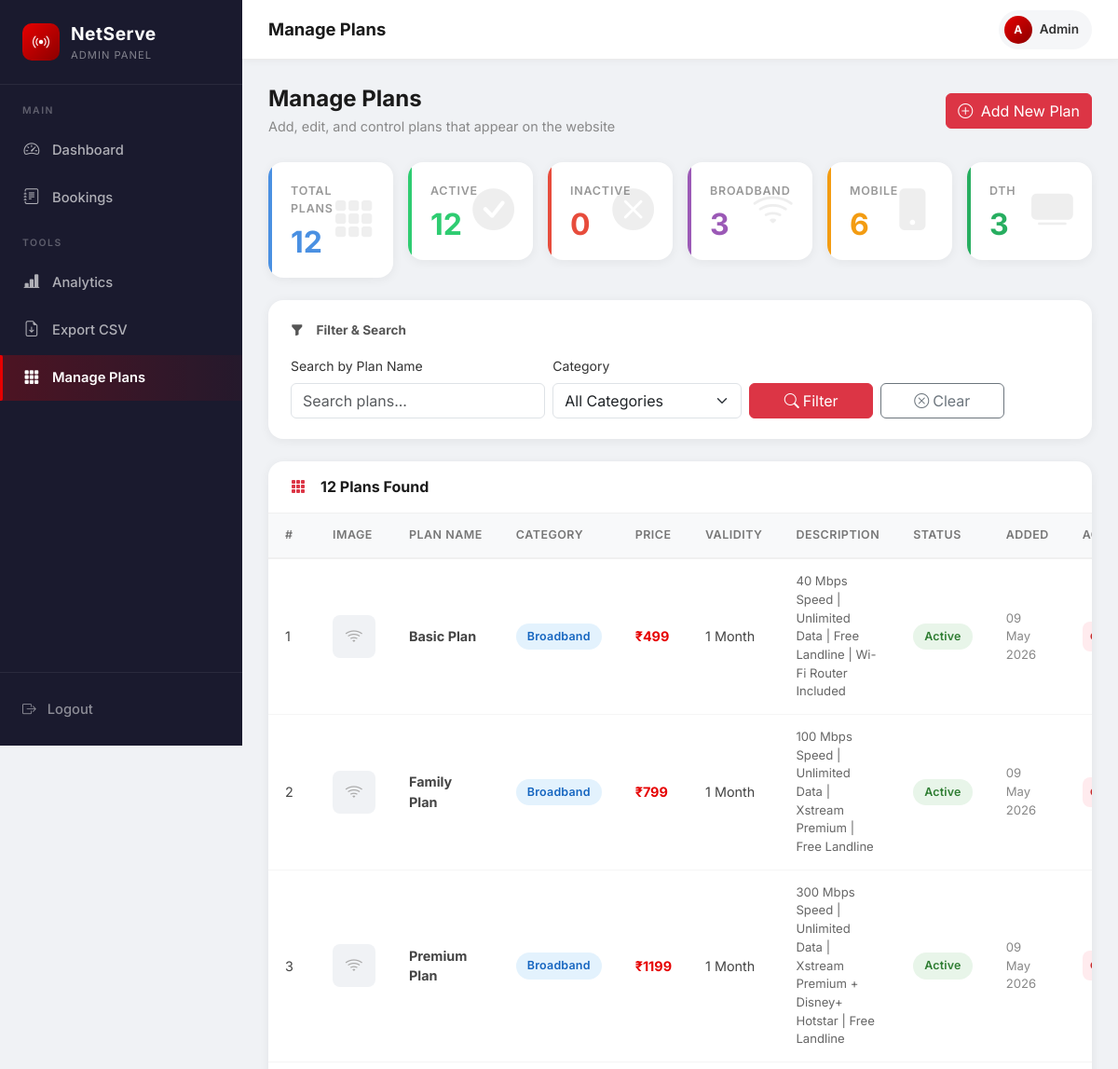
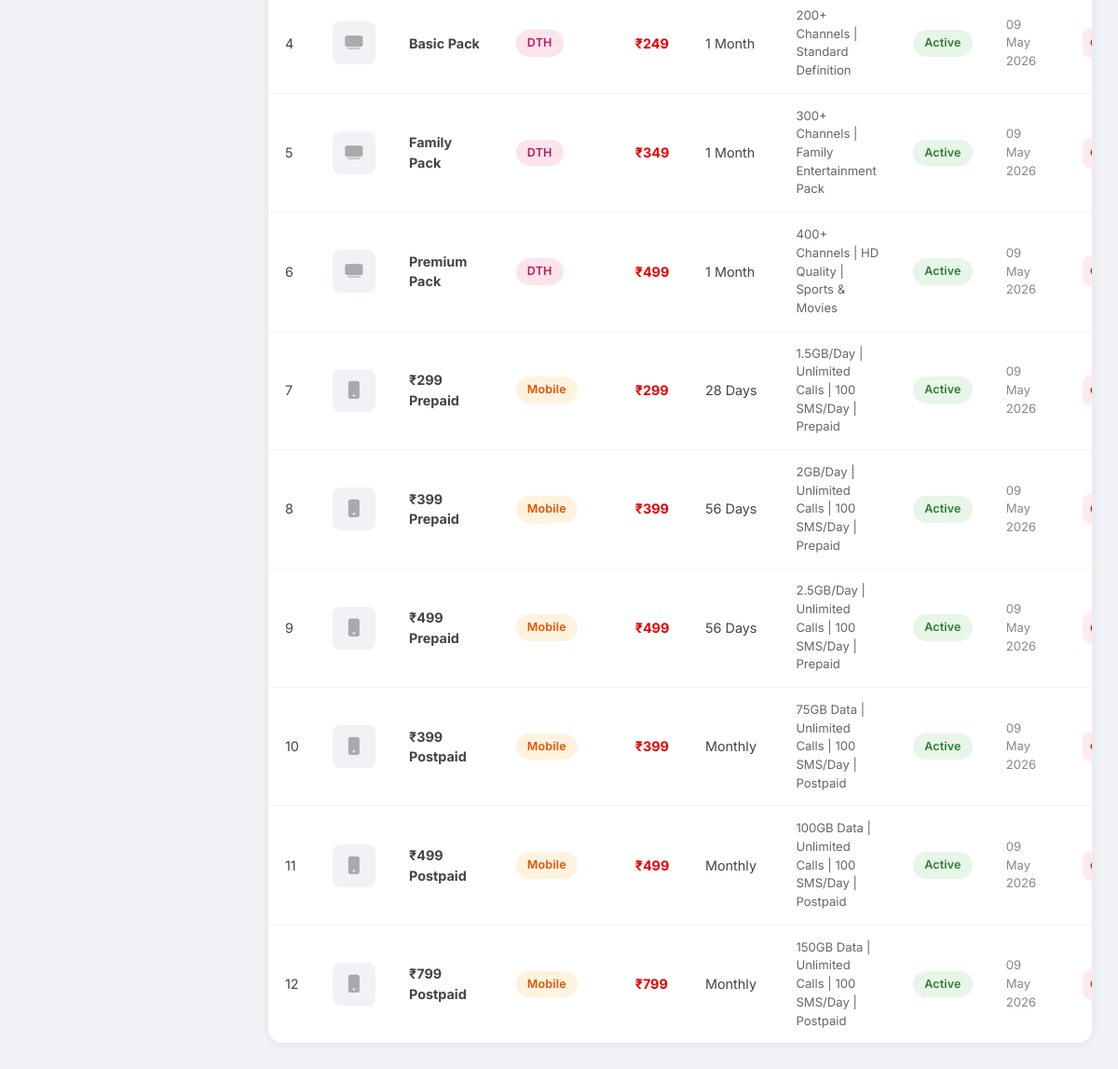
/manage-plans.php, run on the app's committed database (2 pictures, top to bottom).
### tables this page shows
CREATE TABLE IF NOT EXISTS `plans` (
    `id`          INT AUTO_INCREMENT PRIMARY KEY,
    `plan_name`   VARCHAR(150) NOT NULL,
    `category`    VARCHAR(50)  NOT NULL COMMENT 'Broadband | Mobile | DTH',
    `price`       VARCHAR(20)  NOT NULL,
    `description` TEXT         NULL,
    `validity`    VARCHAR(100) NULL,
    `status`      VARCHAR(20)  NOT NULL DEFAULT 'Active',
    `image`       VARCHAR(255) NULL,
    `created_at`  DATETIME     NOT NULL DEFAULT CURRENT_TIMESTAMP
);

### manage-plans.php (the view, shortened to what this page needs)
<?php
include 'db.php';
$pageTitle  = 'Manage Plans';
$activePage = 'plans';
$search    = trim($_GET['search']   ?? '');
$params = [];
$types  = '';
$sql = 'SELECT * FROM plans';
$sql .= ' ORDER BY category, created_at DESC';
if ($params) {
    $stmt = $conn->prepare($sql);
    $stmt->bind_param($types, ...$params);
    $stmt->execute();
    $plans = $stmt->get_result()->fetch_all(MYSQLI_ASSOC);
} else {
    $plans = $conn->query($sql)->fetch_all(MYSQLI_ASSOC);
}
$total    = $conn->query("SELECT COUNT(*) c FROM plans")->fetch_assoc()['c'];
$active   = $conn->query("SELECT COUNT(*) c FROM plans WHERE status='Active'")->fetch_assoc()['c'];
$inactive = $conn->query("SELECT COUNT(*) c FROM plans WHERE status='Inactive'")->fetch_assoc()['c'];
$bb       = $conn->query("SELECT COUNT(*) c FROM plans WHERE category='Broadband'")->fetch_assoc()['c'];
$mob      = $conn->query("SELECT COUNT(*) c FROM plans WHERE category='Mobile'")->fetch_assoc()['c'];
$dth      = $conn->query("SELECT COUNT(*) c FROM plans WHERE category='DTH'")->fetch_assoc()['c'];
include 'includes/sidebar.php';
?>
<div style="margin-bottom:28px;display:flex;align-items:center;justify-content:space-between;flex-wrap:wrap;gap:12px;">
    <div>
        <h4 style="margin:0;font-weight:700;color:#1a1a1a;">Manage Plans</h4>
        <p style="margin:4px 0 0;color:#888;font-size:.9rem;">Add, edit, and control plans that appear on the website</p>
    </div>
    <button class="btn btn-danger" id="showAddForm" onclick="document.getElementById('addFormCard').style.display='block';this.style.display='none';window.scrollTo({top:0,behavior:'smooth'})">
        <i class="bi bi-plus-circle me-1"></i> Add New Plan
    </button>
</div>
<div class="row g-3 mb-4">
    <?php
    $stats = [
        ['label'=>'Total Plans',   'val'=>$total,    'cls'=>'sc-blue',   'icon'=>'bi-grid-3x3-gap-fill'],
        ['label'=>'Active',        'val'=>$active,   'cls'=>'sc-green',  'icon'=>'bi-check-circle-fill'],
        ['label'=>'Inactive',      'val'=>$inactive, 'cls'=>'sc-red',    'icon'=>'bi-x-circle-fill'],
        ['label'=>'Broadband',     'val'=>$bb,       'cls'=>'sc-purple', 'icon'=>'bi-wifi'],
        ['label'=>'Mobile',        'val'=>$mob,      'cls'=>'sc-orange', 'icon'=>'bi-phone-fill'],
        ['label'=>'DTH',           'val'=>$dth,      'cls'=>'sc-teal',   'icon'=>'bi-tv-fill'],
    ];
    foreach ($stats as $s): ?>
    <div class="col-6 col-md-4 col-lg-2">
        <div class="ns-stat-card <?= $s['cls'] ?>">
            <div class="ns-stat-label"><?= $s['label'] ?></div>
            <div class="ns-stat-value"><?= $s['val'] ?></div>
            <i class="bi <?= $s['icon'] ?> ns-stat-icon"></i>
        </div>
    </div>
    <?php endforeach; ?>
</div>
<div class="ns-filter-card">
    <div class="ns-filter-title"><i class="bi bi-funnel-fill me-2"></i>Filter & Search</div>
    <form method="GET" class="row g-2 align-items-end">
        <div class="col-md-4">
            <label class="form-label fw-600 small">Search by Plan Name</label>
            <input type="text" class="form-control" name="search" value="<?= htmlspecialchars($search) ?>" placeholder="Search plans...">
        </div>
        <div class="col-md-3">
            <label class="form-label fw-600 small">Category</label>
            <select class="form-select" name="category">
                <option value="">All Categories</option>
            </select>
        </div>
        <div class="col-md-2">
            <button type="submit" class="btn btn-danger w-100"><i class="bi bi-search me-1"></i>Filter</button>
        </div>
        <div class="col-md-2">
            <a href="manage-plans.php" class="btn btn-outline-secondary w-100"><i class="bi bi-x-circle me-1"></i>Clear</a>
        </div>
    </form>
</div>
<div class="ns-table-card">
    <div class="ns-table-header">
        <h6 class="ns-table-title"><i class="bi bi-grid-3x3-gap-fill text-danger me-2"></i>
            <?= count($plans) ?> Plan<?= count($plans) !== 1 ? 's' : '' ?> Found
        </h6>
    </div>
    <div class="ns-table" style="overflow-x:auto;">
        <table class="table table-hover mb-0">
            <thead>
                <tr>
                    <th>#</th>
                    <th>Image</th>
                    <th>Plan Name</th>
                    <th>Category</th>
                    <th>Price</th>
                    <th>Validity</th>
                    <th>Description</th>
                    <th>Status</th>
                    <th>Added</th>
                    <th>Actions</th>
                </tr>
            </thead>
            <tbody>
            <?php if (empty($plans)): ?>
                <tr>
                    <td colspan="10">
                        <div class="ns-empty">
                            <i class="bi bi-inbox"></i>
                            <h5>No Plans Found</h5>
                            <p>Add your first plan using the "Add New Plan" button above.</p>
                        </div>
                    </td>
                </tr>
            <?php else: ?>
                <?php foreach ($plans as $i => $p): ?>
                <tr id="row-<?= $p['id'] ?>">
                    <td><?= $i + 1 ?></td>
                    <td>
                        <?php if ($p['image'] && file_exists(__DIR__ . '/' . $p['image'])): ?>
                            <img src="<?= htmlspecialchars($p['image']) ?>" alt="plan" style="width:46px;height:46px;object-fit:cover;border-radius:8px;">
                        <?php else: ?>
                            <div style="width:46px;height:46px;background:#f0f2f5;border-radius:8px;display:flex;align-items:center;justify-content:center;">
                                <?php
                                $catIcons = ['Broadband'=>'bi-wifi','Mobile'=>'bi-phone-fill','DTH'=>'bi-tv-fill'];
                                $icon = $catIcons[$p['category']] ?? 'bi-grid';
                                ?>
                                <i class="bi <?= $icon ?>" style="color:#aaa;font-size:1.2rem;"></i>
                            </div>
                        <?php endif; ?>
                    </td>
                    <td><strong><?= htmlspecialchars($p['plan_name']) ?></strong></td>
                    <td>
                        <?php
                        $catColors = ['Broadband'=>'nb-plan','Mobile'=>'nb-pending','DTH'=>'nb-paylater'];
                        $cc = $catColors[$p['category']] ?? 'nb-plan';
                        ?>
                        <span class="ns-badge <?= $cc ?>"><?= htmlspecialchars($p['category']) ?></span>
                    </td>
                    <td><strong style="color:#e60000;">₹<?= htmlspecialchars($p['price']) ?></strong></td>
                    <td><?= htmlspecialchars($p['validity'] ?: '—') ?></td>
                    <td style="max-width:220px;font-size:.82rem;color:#666;"><?= htmlspecialchars($p['description'] ?: '—') ?></td>
                    <td>
                        <span class="ns-badge <?= $p['status'] === 'Active' ? 'nb-approved' : 'nb-rejected' ?>" id="badge-<?= $p['id'] ?>">
                            <?= $p['status'] ?>
                        </span>
                    </td>
                    <td style="font-size:.82rem;color:#888;"><?= date('d M Y', strtotime($p['created_at'])) ?></td>
                    <td>
                        <div class="d-flex gap-1">
                            <button class="ns-action-btn <?= $p['status']==='Active' ? 'nab-reject' : 'nab-approve' ?>"
                                    id="toggleBtn-<?= $p['id'] ?>"
                                    title="<?= $p['status']==='Active' ? 'Deactivate' : 'Activate' ?>"
                                    onclick="togglePlan(<?= $p['id'] ?>)">
                            </button>
                        </div>
                    </td>
                </tr>
                <?php endforeach; ?>
            <?php endif; ?>
            </tbody>
        </table>
    </div>
</div>
<?php include 'includes/sidebar_end.php'; ?>

### includes/sidebar.php (shortened to what this page needs)
<?php
$activePage = $activePage ?? 'dashboard';
?>
<!DOCTYPE html>
<html lang="en">
<head>
    <link href="https://cdn.jsdelivr.net/npm/bootstrap@5.3.0/dist/css/bootstrap.min.css" rel="stylesheet">
    <link rel="stylesheet" href="https://cdn.jsdelivr.net/npm/bootstrap-icons@1.10.5/font/bootstrap-icons.css">
</head>
<body>
<aside class="ns-sidebar" id="nsSidebar">
    <a href="view-booking.php" class="ns-sidebar-brand text-decoration-none">
        <div class="ns-brand-icon">
            <i class="bi bi-broadcast"></i>
        </div>
        <div>
            <div class="ns-brand-text">NetServe</div>
            <div class="ns-brand-sub">Admin Panel</div>
        </div>
    </a>
    <nav class="ns-nav-section">
        <div class="ns-nav-label">Main</div>
        <a href="view-booking.php"
           class="ns-nav-link <?php echo $activePage === 'dashboard' ? 'active' : ''; ?>">
            <i class="bi bi-speedometer2"></i>
            Dashboard
        </a>
        <a href="view-booking.php"
           class="ns-nav-link <?php echo $activePage === 'bookings' ? 'active' : ''; ?>">
            <i class="bi bi-journal-text"></i>
            Bookings
        </a>
        <div class="ns-nav-label mt-3">Tools</div>
        <a href="analytics.php"
           class="ns-nav-link <?php echo $activePage === 'analytics' ? 'active' : ''; ?>">
            <i class="bi bi-bar-chart-line-fill"></i>
            Analytics
        </a>
        <a href="export-csv.php"
           class="ns-nav-link <?php echo $activePage === 'export' ? 'active' : ''; ?>">
            <i class="bi bi-file-earmark-arrow-down"></i>
            Export CSV
        </a>
        <a href="manage-plans.php"
           class="ns-nav-link <?php echo $activePage === 'plans' ? 'active' : ''; ?>">
            <i class="bi bi-grid-3x3-gap-fill"></i>
            Manage Plans
        </a>
    </nav>
    <div class="ns-sidebar-bottom">
        <a href="logout.php" class="ns-logout-link">
            <i class="bi bi-box-arrow-right"></i>
            Logout
        </a>
    </div>
</aside>
<div class="ns-main">
    <div class="ns-topbar">
        <div class="ns-topbar-left">
            <span class="ns-page-title"><?php echo $pageTitle ?? 'Dashboard'; ?></span>
        </div>
        <div class="ns-topbar-right">
            <div class="ns-admin-badge">
                <div class="ns-admin-avatar">A</div>
                <span class="ns-admin-name">Admin</span>
            </div>
        </div>
    </div>
    <div class="ns-content">

### includes/sidebar_end.php (shortened to what this page needs)
    </div>
</div>
</body>
</html>

### data on the page
plans: status "ACTIVE", id "12", plan_name "Premium Pack", category "DTH", price "499", validity "1 Month", description "400+ Channels | HD Quality | Sports & Movies", status "Active", created_at "09 May 2026"
plans: category "BROADBAND", id "3", plan_name "Premium Plan", category "Broadband", price "1199", validity "1 Month", description "300 Mbps Speed | Unlimited Data | Xstream Premium + Disney+ Hotstar | Free Landline", status "Active", created_at "09 May 2026"
plans: category "MOBILE", id "6", plan_name "₹499 Prepaid", category "Mobile", price "499", validity "56 Days", description "2.5GB/Day | Unlimited Calls | 100 SMS/Day | Prepaid", status "Active", created_at "09 May 2026"
plans: plan_name "Basic Plan", category "Broadband", price "499", validity "1 Month", description "40 Mbps Speed | Unlimited Data | Free Landline | Wi-Fi Router Included", status "Active", created_at "09 May 2026"
plans: plan_name "Family Plan", category "Broadband", price "799", validity "1 Month", description "100 Mbps Speed | Unlimited Data | Xstream Premium | Free Landline", status "Active", created_at "09 May 2026"
plans: plan_name "Basic Pack", category "DTH", price "249", validity "1 Month", description "200+ Channels | Standard Definition", status "Active", created_at "09 May 2026"
plans: plan_name "Family Pack", category "DTH", price "349", validity "1 Month", description "300+ Channels | Family Entertainment Pack", status "Active", created_at "09 May 2026"
plans: plan_name "₹299 Prepaid", category "Mobile", price "299", validity "28 Days", description "1.5GB/Day | Unlimited Calls | 100 SMS/Day | Prepaid", status "Active", created_at "09 May 2026"
plans: plan_name "₹399 Prepaid", category "Mobile", price "399", validity "56 Days", description "2GB/Day | Unlimited Calls | 100 SMS/Day | Prepaid", status "Active", created_at "09 May 2026"
plans: plan_name "₹399 Postpaid", category "Mobile", price "399", validity "Monthly", description "75GB Data | Unlimited Calls | 100 SMS/Day | Postpaid", status "Active", created_at "09 May 2026"
plans: plan_name "₹499 Postpaid", category "Mobile", price "499", validity "Monthly", description "100GB Data | Unlimited Calls | 100 SMS/Day | Postpaid", status "Active", created_at "09 May 2026"
plans: plan_name "₹799 Postpaid", category "Mobile", price "799", validity "Monthly", description "150GB Data | Unlimited Calls | 100 SMS/Day | Postpaid", status "Active", created_at "09 May 2026"

### other printed values
$pageTitle "Manage Plans"
$s['label'] "TOTAL PLANS"
$s['val'] "12"
$s['label'] "INACTIVE"
$s['val'] "0"
$s['label'] "DTH"
$s['val'] "3"
count($plans) "12"
